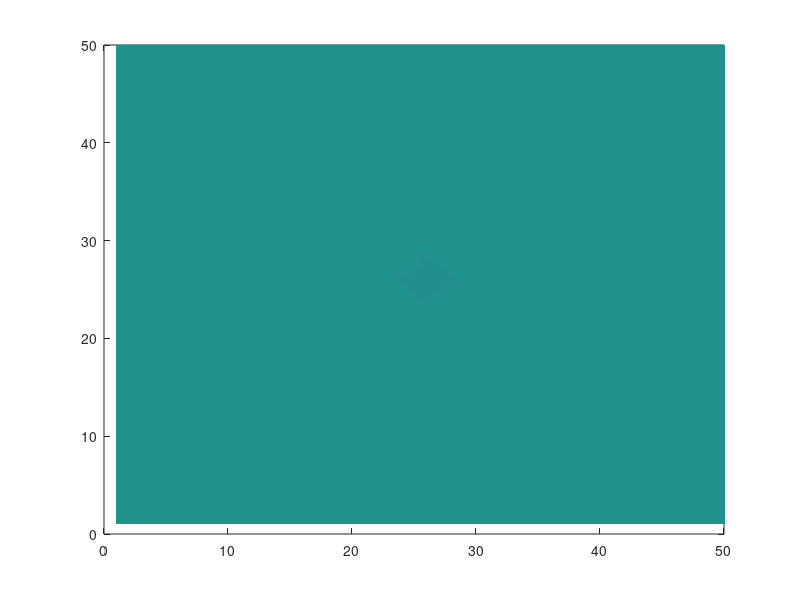

This chart was generated by the following MATLAB code: (Note: this script raises an error after producing the figure.)
%***********************************************************************
%
%     LINE SOURCE EXCITED WITH A TIME DERIVATIVE GAUSSIAN PULSE:
%     UNBOUNDED MEDIUM
%
%     PROGRAM AUTHOR--  WILLIAM V. ANDREW
%                       DEPARTMENT OF ELECTRICAL ENGINEERING
%                       ARIZONA STATE UNIVERSITY
%                       TEMPE, ARIZONA  85287-7206
%                       (602) 965-5311
%
%     DATE OF THIS VERSION--  Nov. 3, 1995
%
%     This MATLAB M-file will produce the FDTD solution of a z-directed
%     line source in a two-dimensional TMz computational domain excited
%     by a time derivative Gaussian pulse. The computational domain
%     is truncated with a Berenger Perfectly Matched Layer (PML)
%     absorbing boundary condition whose depth in layers is set by the
%     variable NPMLS. The PML is introduced to eliminate reflections
%     from the grid truncation and to simulate an outgoing traveling
%     wave propagating in an unbounded medium. The M-file
%     can also create a movie.  For example, you can create
%     a movie which is 70 frames long by taking a picture of 
%     the computational domain every 3rd time step.
%     
%     To execute the M-file, type ``tm_open'' at the MATLAB prompt.
%     The file will save each frame of the movie, replay the movie 5
%     times at 7 frames per second and then write the entire movie
%     to a file named ``tm_open.mat''.
%
%     To play the movie at any time after it has been created and
%     saved to the file ``tm_open.mat'' just execute the following
%     MATLAB commands:
%
%          load tm_open.mat
%          movie(M,n,fps) 
%
%     where n is the number of times to play the movie and 
%     fps is the number of frames per second. 
%
%     This M-file will not work with the Student edition of MATLAB
%     due to the restrictions on array size. Therefore, this M-file
%     will work only with the Professional edition of MATLAB. The
%     movie which this file creates is approximately 5.6 Mbytes in size.
%     Therefore, the available RAM memory or the swap space on whatever
%     operating system must be large enough to accommodate a file 
%     this large.
%
%***********************************************************************

clear all 
clc

REPEAT = input('How many times to repeat? ');
FPS    = input('Enter frames per second... ');

%***********************************************************************
%     Initialize some constants
%***********************************************************************

      npmls=6;                 % Depth of PML region in # of cells
      
      nmax=111;                % Number of time steps

      ie=50;                 
      ib=ie+1;
      ic=ie/2+1;
      ip=ie-npmls;
      
      je=50;
      jb=je+1;
      jc=je/2+1;
      jp=je-npmls;

      pi=4.0*atan(1.0);
      muo=4.0*pi*1.0e-7;       % Permeability of free space
      epso=8.854e-12;          % Permittivity of free space
      co=1.0/sqrt(muo*epso);   % Speed of light in free space
      aimp=sqrt(muo/epso);     % Wave impedance in free space
%      freq=9.84252e+09;
%      lambda=co/freq;
      dx=0.003;                % FDTD cell size
      dt=dx/co/2.0;            % Time step size

%***********************************************************************
%     .... Set up the Berenger PML ABC material constants ....
%***********************************************************************

      sigmax=-3.0*epso*co*log(1e-5)/(2.0*dx*npmls);
      rhomax=sigmax*(aimp^2);

      for m=1:npmls;
       sig(m)=sigmax*((m-0.5)/(npmls+0.5))^2;
       rho(m)=rhomax*(m/(npmls+0.5))^2;
      end;

%***********************************************************************
%     .... Set up constants needed in the FDTD equations for the ....
%     .... Berenger PML ABCs (exponential difference expressions)....
%***********************************************************************

      for m=1:npmls;
       re=sig(m)*dt/epso;
       rm=rho(m)*dt/muo;
       ca(m)=exp(-re);
       cb(m)=-(exp(-re)-1.0)/sig(m)/dx;
       da(m)=exp(-rm);
       db(m)=-(exp(-rm)-1.0)/rho(m)/dx;
      end;

%***********************************************************************
%     Initialize all of the matrices for the field components HX, HY,
%     EZX, EZY, DAHX, DAHY, CAEZX, CAEZY, DBHX, DBHY, CBEZX, and CBEZY.
%***********************************************************************

      for i=1:ib;
       for j=1:jb;
	ez(i,j)=0.0;
	ezx(i,j)=0.0;
	caezx(i,j)=1.0;          % Free space
	cbezx(i,j)=dt/epso/dx;   % Free space
	ezy(i,j)=0.0;
	caezy(i,j)=1.0;          % Free space
	cbezy(i,j)=dt/epso/dx;   % Free space
       end;
      end;

      for i=1:ib;
       for j=1:je;
	hx(i,j)=0.0;
	dahx(i,j)=1.0;           % Free space
	dbhx(i,j)=dt/muo/dx;     % Free space
       end;
      end;

      for i=1:ie;
       for j=1:jb;
	hy(i,j)=0.0;
	dahy(i,j)=1.0;           % Free space
	dbhy(i,j)=dt/muo/dx;     % Free space
       end;
      end;

%*******************************************************************
%     Initialize all of the matrices for the Berenger PML absorbing
%     boundaries.
%*******************************************************************

%<<<<<<<<<<<<<<<<<<<<<<<<< Ez Fields >>>>>>>>>>>>>>>>>>>>>>>>>>>>>>>

%        ..... Left and Right PML Regions .....

      for i=2:ie;
       for j=2:npmls+1;
	m=npmls+2-j;
	caezy(i,j)=ca(m);
	cbezy(i,j)=cb(m);
       end;
       for j=jp+1:je;
	m=j-jp;
	caezy(i,j)=ca(m);
	cbezy(i,j)=cb(m);
       end;
      end;

%        ..... Back and Front PML Regions .....

      for j=2:je;
       for i=2:npmls+1;
	m=npmls+2-i;
	caezx(i,j)=ca(m);
	cbezx(i,j)=cb(m);
       end;
       for i=ip+1:ie;
	m=i-ip;
	caezx(i,j)=ca(m);
	cbezx(i,j)=cb(m);
       end;
      end;

%<<<<<<<<<<<<<<<<<<<<<<<<< Hx Fields >>>>>>>>>>>>>>>>>>>>>>>>>>>>>>>

%        ..... Left and Right PML Regions .....

      for i=2:ie;
       for j=1:npmls;
	m=npmls+1-j;
	dahx(i,j)=da(m);
	dbhx(i,j)=db(m);
       end;
       for j=jp+1:je;
	m=j-jp;
	dahx(i,j)=da(m);
	dbhx(i,j)=db(m);
       end;
      end;

%<<<<<<<<<<<<<<<<<<<<<<<<< Hy Fields >>>>>>>>>>>>>>>>>>>>>>>>>>>>>>>

%        ..... Front and Back PML Regions .....

      for j=2:je;
       for i=1:npmls;
	m=npmls+1-i;
	dahy(i,j)=da(m);
	dbhy(i,j)=db(m);
       end;
       for i=ip+1:ie;
	m=i-ip;
	dahy(i,j)=da(m);
	dbhy(i,j)=db(m);
       end;
      end;

%***********************************************************************
%          .....TIME-STEPPING LOOP.....
%***********************************************************************

      for n=1:nmax;

%***********************************************************************
%  .....Set up time derivative Gaussian pulse excitation voltage.....
%***********************************************************************

      b = 25.0;
      dum = 4.0/b/dt*(n*dt-b*dt);
      voltage = 2.0*dum*exp(-(dum^2));

%***********************************************************************
%          .....EZ FIELD UPDATE.....
%***********************************************************************

       ezx(2:ie,2:je)=caezx(2:ie,2:je).*ezx(2:ie,2:je)+...
	cbezx(2:ie,2:je).*(hy(2:ie,2:je)-hy(1:ie-1,2:je));

       ezy(2:ie,2:je)=caezy(2:ie,2:je).*ezy(2:ie,2:je)+...
	cbezy(2:ie,2:je).*(hx(2:ie,1:je-1)-hx(2:ie,2:je));

       ez(2:ie,2:je)=ezx(2:ie,2:je)+ezy(2:ie,2:je);

%***********************************************************************
%     ..... Hard Source excitation .....
%***********************************************************************

       ez(ic,jc)=voltage/dx;

%***********************************************************************
%          .....HX FIELD UPDATE.....            
%***********************************************************************

      hx(1:ib,1:je)=dahx(1:ib,1:je).*hx(1:ib,1:je)+...
       dbhx(1:ib,1:je).*(ez(1:ib,1:je)-ez(1:ib,2:jb));

%***********************************************************************
%          .....HY FIELD UPDATE.....
%***********************************************************************

      hy(1:ie,1:jb)=dahy(1:ie,1:jb).*hy(1:ie,1:jb)+...
       dbhy(1:ie,1:jb).*(ez(2:ib,1:jb)-ez(1:ie,1:jb));

%***********************************************************************
%    .....Create the movie frame by frame.....
%    .....Take a frame every 3rd time step.....
%***********************************************************************

      if rem(n,3)==0;
       s=int2str(n);
       n2=n/3;
       clf;
       pcolor(ez);
       axis([0 50 0 50]);
       caxis([-50 50]);
       shading interp;
    if n==3;
	   M=moviein(37);
       end;
       t2=['TMz Gaussian Derivative Pulse. Time step #',s];
       title(t2);
       hold(gca,'on')
       lighting phong
       set(gcf,'Renderer','zbuffer')  
       M(:,n2)=getframe;

      end;

%***********************************************************************
%     End time step loop
%***********************************************************************

      end;

%***********************************************************************
%     Save the movie to file ``tm_open.mat''
%***********************************************************************

 save tm_open M;

%***********************************************************************
%     Replay the movie 5 times at 7 frames per second
%***********************************************************************
 movie(M,REPEAT,FPS)


